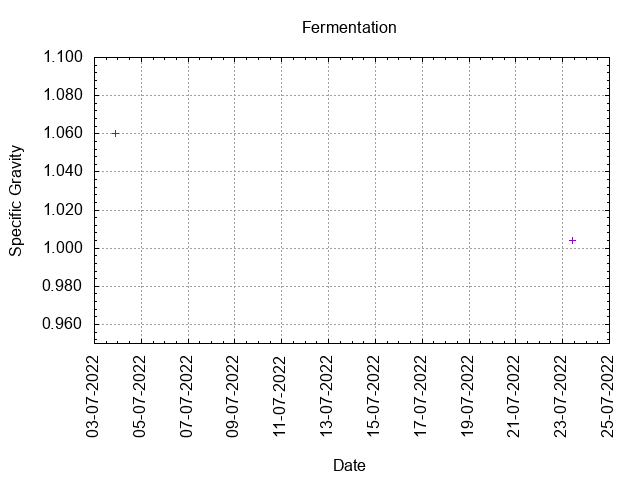

This chart was generated by the following gnuplot code:
# setup graph
set term png
output_file = "gravity.png"
set output output_file
set title "Fermentation"
set style data points
set ylabel "Specific Gravity"
set format y "%.3f"
set yrange [0.95:1.1]
set grid y
set ytics 0.02
set mytics 5
set xlabel "Date"
set grid x
set xtics rotate by 90 scale 0 offset 0.5,0
set autoscale x
set xdata time
set timefmt "%d-%m-%Y  %H:%M"
set format x "%d-%m-%Y"
plot "fermentation.data" using 1:5 title ""
# set output back to default
set output
# reset terminal type
set terminal pop
